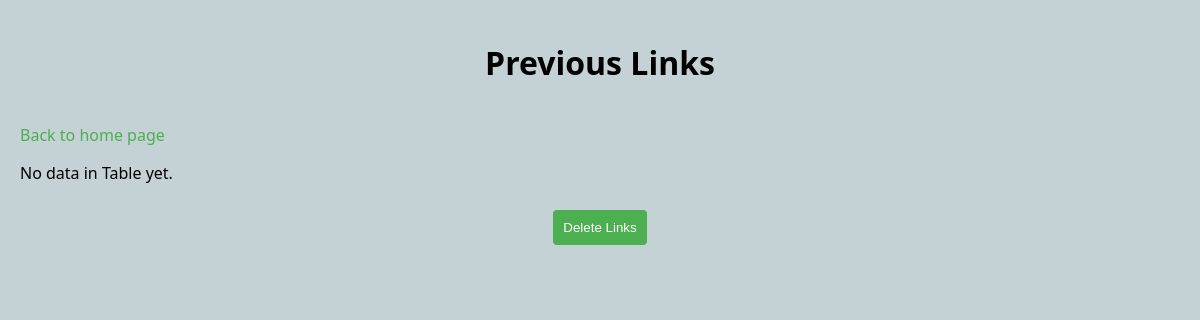
The app's page /old_links, older data.
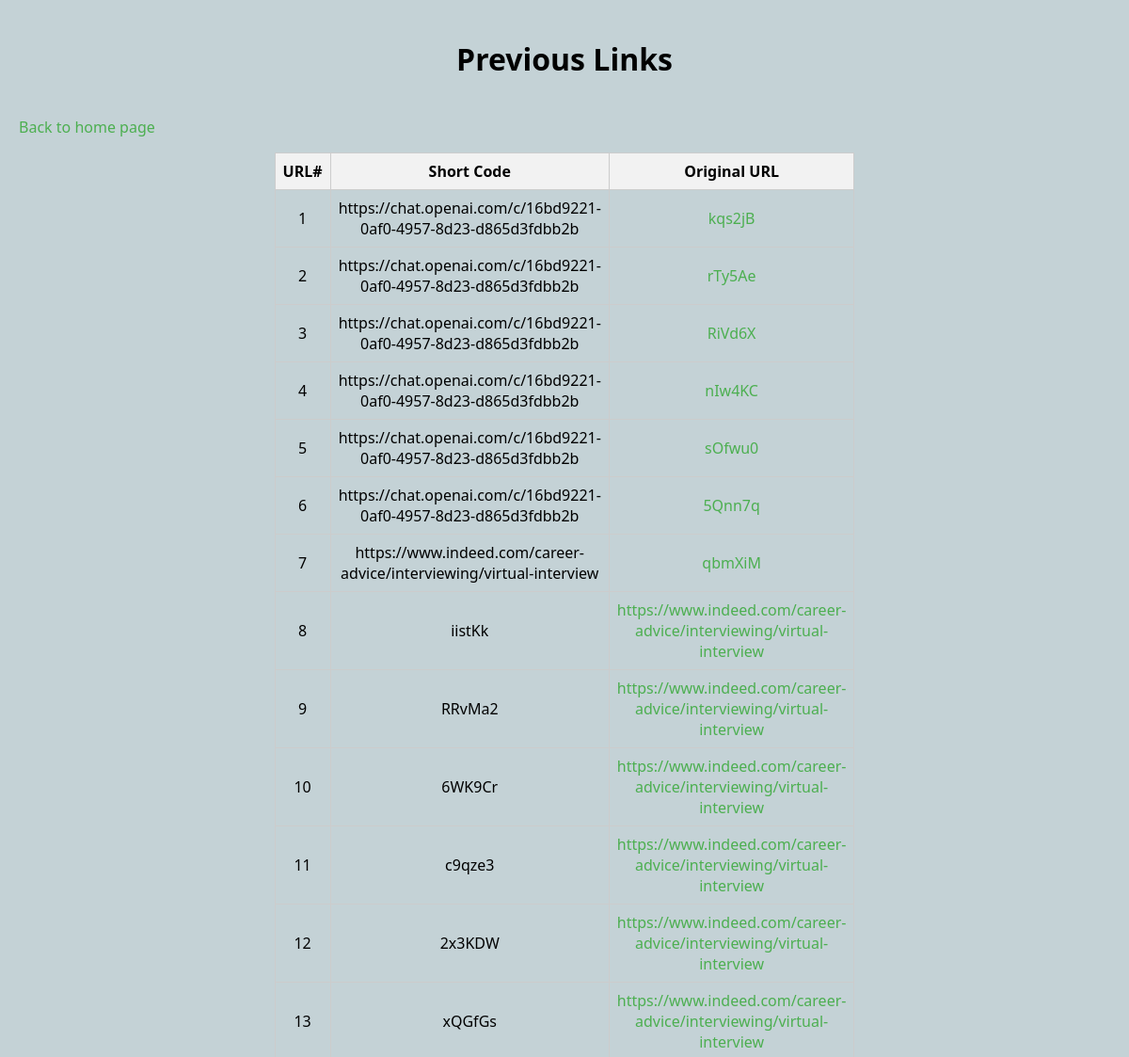
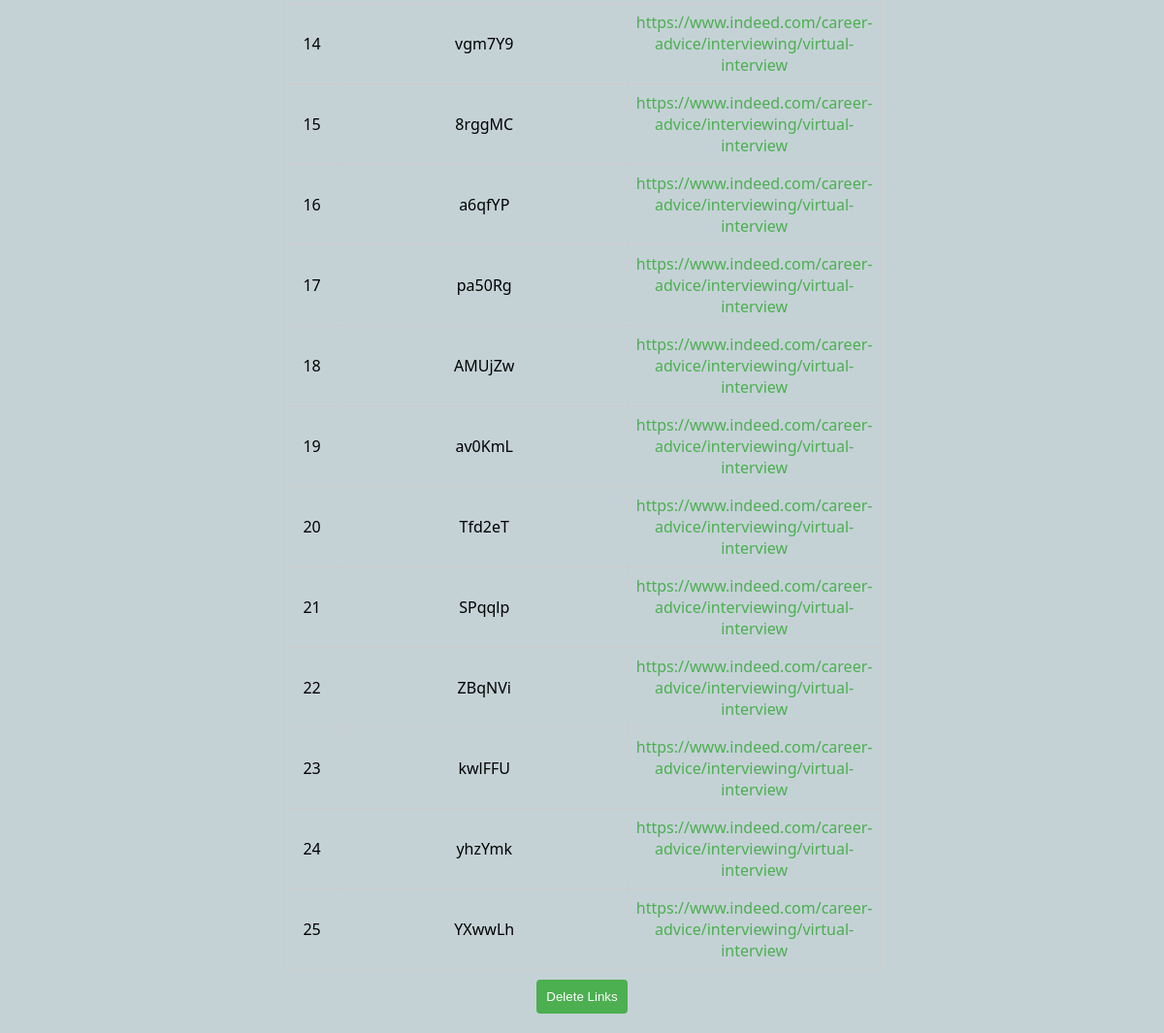
The same page, newer data (2 pictures, top to bottom).
### tables this page shows
CREATE TABLE shortenedURL (
        id INTEGER PRIMARY KEY AUTOINCREMENT,
        original_url TEXT NOT NULL,
        shortened_url TEXT NOT NULL
    );

### app.py (the view)
@app.route('/old_links')
def show_old_links():
    data = url_database.show_stored_url()
    return render_template('old_links.html', data = data)

### url_database.py (called while the page is built)
def get_db():
    conn = None
    if os.path.exists(database_path):
        conn = sqlite3.connect(database_path, check_same_thread=False)
    else:
        conn = sqlite3.connect(database_path)
    return conn

def show_stored_url():
    try:
        db = get_db()
        cursor = db.cursor()
        cursor.execute('SELECT id, shortened_url, original_url FROM shortenedURL')
        data = cursor.fetchall()
        return data if data is not None else []
    except sqlite3.Error as e:
        print(f"An error occurred: {e}")

### templates/old_links.html (shortened to what this page needs)
<!DOCTYPE html>
<html>
<head>
    <link rel="stylesheet" href="{{ url_for('static', filename='styles.css') }}" />
</head>
<body>
    <h1>Previous Links</h1>
    <p><a href="{{url_for('index')}}">Back to home page</a></p>
    {% if data %}
    <table>
        <tr>
            <th>URL#</th>
            <th>Short Code</th>
            <th>Original URL</th>
        </tr>
        {% for row in data %}
        <tr>
            <td>{{ row[0] }}</td>
            <td>{{ row[1] }}</td>
            <td><a href="{{ row[2] }}">{{ row[2] }}</a></td>
        </tr>
        {% endfor %}
    </table>
    {% else %}
    <p>No data in Table yet.</p>
    {% endif %}
    <b><form action="{{ url_for('delete_all_links') }}" method="post">
        <button type="submit">Delete Links</button>
    </form></b>
</body>
</html>

### static/styles.css (style rules this page uses)
body { font-family: system-ui, -apple-system, BlinkMacSystemFont, 'Segoe UI', Roboto, Oxygen, Ubuntu, Cantarell, 'Open Sans', 'Helvetica Neue', sans-serif; background-color: #c4d2d6; margin: 0; padding: 20px; }
form { text-align: center; }
h1 { text-align: center; margin-bottom: 40px; }
form { display: flex; flex-direction: column; }
button[type="submit"] { margin: auto; margin-top: 10px; padding: 10px; background-color: #4caf50; color: #ffffff; border: none; border-radius: 4px; cursor: pointer; }
a { color: #4caf50; text-decoration: none; }
table { width: 0%; margin: 0 auto; border-collapse: collapse; border: 1px solid #ccc; }
th, td { border: 1px solid #ccc; padding: 8px; text-align: center; }
th { background-color: #f2f2f2; }

Row changes from the older to the newer data that the page shows:
added shortenedURL: id "1", shortened_url "https://chat.openai.com/c/16bd9221-0af0-4957-8d23-d865d3fdbb2b", original_url "kqs2jB"
added shortenedURL: id "2", shortened_url "https://chat.openai.com/c/16bd9221-0af0-4957-8d23-d865d3fdbb2b", original_url "rTy5Ae"
added shortenedURL: id "3", shortened_url "https://chat.openai.com/c/16bd9221-0af0-4957-8d23-d865d3fdbb2b", original_url "RiVd6X"
added shortenedURL: id "4", shortened_url "https://chat.openai.com/c/16bd9221-0af0-4957-8d23-d865d3fdbb2b", original_url "nIw4KC"
added shortenedURL: id "5", shortened_url "https://chat.openai.com/c/16bd9221-0af0-4957-8d23-d865d3fdbb2b", original_url "sOfwu0"
added shortenedURL: id "6", shortened_url "https://chat.openai.com/c/16bd9221-0af0-4957-8d23-d865d3fdbb2b", original_url "5Qnn7q"
added shortenedURL: id "7", shortened_url "https://www.indeed.com/career-advice/interviewing/virtual-interview", original_url "qbmXiM"
added shortenedURL: id "8", shortened_url "iistKk", original_url "https://www.indeed.com/career-advice/interviewing/virtual-interview"
added shortenedURL: id "9", shortened_url "RRvMa2", original_url "https://www.indeed.com/career-advice/interviewing/virtual-interview"
added shortenedURL: id "10", shortened_url "6WK9Cr", original_url "https://www.indeed.com/career-advice/interviewing/virtual-interview"
added shortenedURL: id "11", shortened_url "c9qze3", original_url "https://www.indeed.com/career-advice/interviewing/virtual-interview"
added shortenedURL: id "12", shortened_url "2x3KDW", original_url "https://www.indeed.com/career-advice/interviewing/virtual-interview"
added shortenedURL: id "13", shortened_url "xQGfGs", original_url "https://www.indeed.com/career-advice/interviewing/virtual-interview"
added shortenedURL: id "14", shortened_url "vgm7Y9", original_url "https://www.indeed.com/career-advice/interviewing/virtual-interview"
added shortenedURL: id "15", shortened_url "8rggMC", original_url "https://www.indeed.com/career-advice/interviewing/virtual-interview"
added shortenedURL: id "16", shortened_url "a6qfYP", original_url "https://www.indeed.com/career-advice/interviewing/virtual-interview"
added shortenedURL: id "17", shortened_url "pa50Rg", original_url "https://www.indeed.com/career-advice/interviewing/virtual-interview"
added shortenedURL: id "18", shortened_url "AMUjZw", original_url "https://www.indeed.com/career-advice/interviewing/virtual-interview"
added shortenedURL: id "19", shortened_url "av0KmL", original_url "https://www.indeed.com/career-advice/interviewing/virtual-interview"
added shortenedURL: id "20", shortened_url "Tfd2eT", original_url "https://www.indeed.com/career-advice/interviewing/virtual-interview"
added shortenedURL: id "21", shortened_url "SPqqlp", original_url "https://www.indeed.com/career-advice/interviewing/virtual-interview"
added shortenedURL: id "22", shortened_url "ZBqNVi", original_url "https://www.indeed.com/career-advice/interviewing/virtual-interview"
added shortenedURL: id "23", shortened_url "kwlFFU", original_url "https://www.indeed.com/career-advice/interviewing/virtual-interview"
added shortenedURL: id "24", shortened_url "yhzYmk", original_url "https://www.indeed.com/career-advice/interviewing/virtual-interview"
added shortenedURL: id "25", shortened_url "YXwwLh", original_url "https://www.indeed.com/career-advice/interviewing/virtual-interview"
Text that changed along with them:
text no longer shown: "No data in Table yet."
text now shown: "URL# Short Code Original URL"
